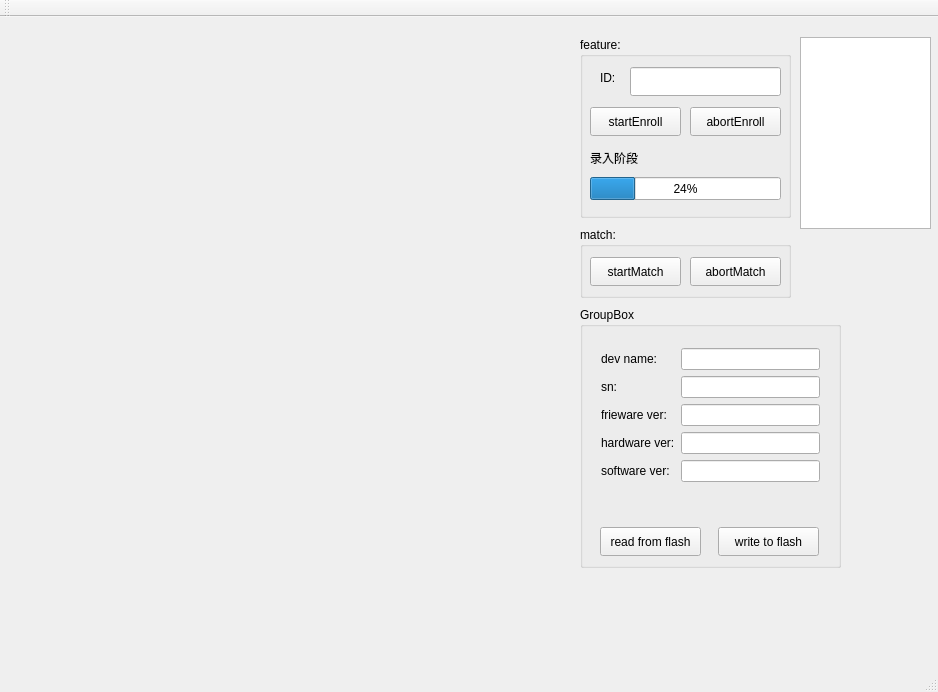
<?xml version="1.0" encoding="UTF-8"?>
<ui version="4.0">
 <class>MainWindow</class>
 <widget class="QMainWindow" name="MainWindow">
  <property name="geometry">
   <rect>
    <x>0</x>
    <y>0</y>
    <width>938</width>
    <height>692</height>
   </rect>
  </property>
  <property name="windowTitle">
   <string>MainWindow</string>
  </property>
  <widget class="QWidget" name="centralWidget">
   <widget class="QWidget" name="widget" native="true">
    <property name="geometry">
     <rect>
      <x>30</x>
      <y>20</y>
      <width>540</width>
      <height>540</height>
     </rect>
    </property>
   </widget>
   <widget class="QGroupBox" name="groupBox">
    <property name="geometry">
     <rect>
      <x>580</x>
      <y>20</y>
      <width>211</width>
      <height>181</height>
     </rect>
    </property>
    <property name="title">
     <string>feature:</string>
    </property>
    <widget class="QPushButton" name="pushButton_startEnroll">
     <property name="geometry">
      <rect>
       <x>10</x>
       <y>70</y>
       <width>91</width>
       <height>29</height>
      </rect>
     </property>
     <property name="text">
      <string>startEnroll</string>
     </property>
    </widget>
    <widget class="QPushButton" name="pushButton_abortEnroll">
     <property name="geometry">
      <rect>
       <x>110</x>
       <y>70</y>
       <width>91</width>
       <height>29</height>
      </rect>
     </property>
     <property name="text">
      <string>abortEnroll</string>
     </property>
    </widget>
    <widget class="QLabel" name="label">
     <property name="geometry">
      <rect>
       <x>20</x>
       <y>30</y>
       <width>41</width>
       <height>21</height>
      </rect>
     </property>
     <property name="text">
      <string>ID:</string>
     </property>
    </widget>
    <widget class="QLineEdit" name="lineEdit_id">
     <property name="geometry">
      <rect>
       <x>50</x>
       <y>30</y>
       <width>151</width>
       <height>29</height>
      </rect>
     </property>
    </widget>
    <widget class="QLabel" name="label_stage">
     <property name="geometry">
      <rect>
       <x>10</x>
       <y>110</y>
       <width>191</width>
       <height>21</height>
      </rect>
     </property>
     <property name="text">
      <string>录入阶段</string>
     </property>
    </widget>
    <widget class="QProgressBar" name="progressBar">
     <property name="geometry">
      <rect>
       <x>10</x>
       <y>140</y>
       <width>191</width>
       <height>23</height>
      </rect>
     </property>
     <property name="value">
      <number>24</number>
     </property>
    </widget>
   </widget>
   <widget class="QListWidget" name="listWidget_user">
    <property name="geometry">
     <rect>
      <x>800</x>
      <y>20</y>
      <width>131</width>
      <height>192</height>
     </rect>
    </property>
   </widget>
   <widget class="QGroupBox" name="groupBox_2">
    <property name="geometry">
     <rect>
      <x>580</x>
      <y>210</y>
      <width>211</width>
      <height>71</height>
     </rect>
    </property>
    <property name="title">
     <string>match:</string>
    </property>
    <widget class="QPushButton" name="pushButton_startMatch">
     <property name="geometry">
      <rect>
       <x>10</x>
       <y>30</y>
       <width>91</width>
       <height>29</height>
      </rect>
     </property>
     <property name="text">
      <string>startMatch</string>
     </property>
    </widget>
    <widget class="QPushButton" name="pushButton_abortMatch">
     <property name="geometry">
      <rect>
       <x>110</x>
       <y>30</y>
       <width>91</width>
       <height>29</height>
      </rect>
     </property>
     <property name="text">
      <string>abortMatch</string>
     </property>
    </widget>
   </widget>
   <widget class="QGroupBox" name="groupBox_3">
    <property name="geometry">
     <rect>
      <x>580</x>
      <y>290</y>
      <width>261</width>
      <height>261</height>
     </rect>
    </property>
    <property name="title">
     <string>GroupBox</string>
    </property>
    <widget class="QWidget" name="formLayoutWidget">
     <property name="geometry">
      <rect>
       <x>10</x>
       <y>30</y>
       <width>241</width>
       <height>181</height>
      </rect>
     </property>
     <layout class="QFormLayout" name="formLayout">
      <item row="0" column="0">
       <widget class="QLabel" name="label_2">
        <property name="text">
         <string>dev name:</string>
        </property>
       </widget>
      </item>
      <item row="0" column="1">
       <widget class="QLineEdit" name="lineEdit_devName"/>
      </item>
      <item row="1" column="0">
       <widget class="QLabel" name="label_3">
        <property name="text">
         <string>sn:</string>
        </property>
       </widget>
      </item>
      <item row="1" column="1">
       <widget class="QLineEdit" name="lineEdit_sn"/>
      </item>
      <item row="2" column="0">
       <widget class="QLabel" name="label_4">
        <property name="text">
         <string>frieware ver:</string>
        </property>
       </widget>
      </item>
      <item row="2" column="1">
       <widget class="QLineEdit" name="lineEdit_firewareVer"/>
      </item>
      <item row="3" column="0">
       <widget class="QLabel" name="label_5">
        <property name="text">
         <string>hardware ver:</string>
        </property>
       </widget>
      </item>
      <item row="3" column="1">
       <widget class="QLineEdit" name="lineEdit_hardwareVer"/>
      </item>
      <item row="4" column="0">
       <widget class="QLabel" name="label_6">
        <property name="text">
         <string>software ver:</string>
        </property>
       </widget>
      </item>
      <item row="4" column="1">
       <widget class="QLineEdit" name="lineEdit_softwareVer"/>
      </item>
     </layout>
    </widget>
    <widget class="QPushButton" name="pushButton_write2Flash">
     <property name="geometry">
      <rect>
       <x>138</x>
       <y>220</y>
       <width>101</width>
       <height>29</height>
      </rect>
     </property>
     <property name="text">
      <string>write to flash</string>
     </property>
    </widget>
    <widget class="QPushButton" name="pushButton_readFromFlash">
     <property name="geometry">
      <rect>
       <x>20</x>
       <y>220</y>
       <width>101</width>
       <height>29</height>
      </rect>
     </property>
     <property name="text">
      <string>read from flash</string>
     </property>
    </widget>
   </widget>
  </widget>
  <widget class="QMenuBar" name="menuBar">
   <property name="geometry">
    <rect>
     <x>0</x>
     <y>0</y>
     <width>938</width>
     <height>26</height>
    </rect>
   </property>
  </widget>
  <widget class="QToolBar" name="mainToolBar">
   <attribute name="toolBarArea">
    <enum>TopToolBarArea</enum>
   </attribute>
   <attribute name="toolBarBreak">
    <bool>false</bool>
   </attribute>
  </widget>
  <widget class="QStatusBar" name="statusBar"/>
 </widget>
 <layoutdefault spacing="6" margin="11"/>
 <resources/>
 <connections/>
</ui>
